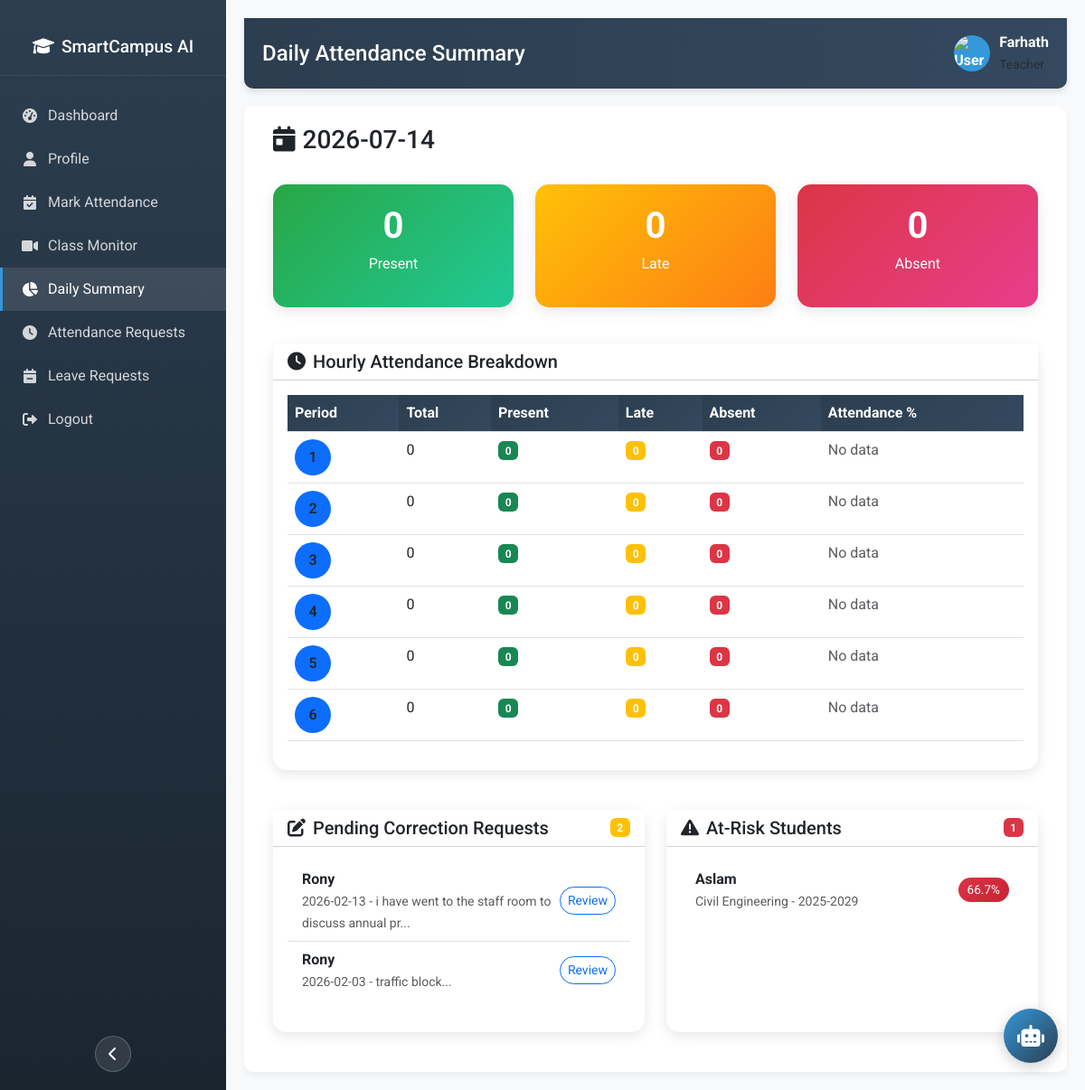
Before: /teacher/daily_summary (signed in) with the older database file.
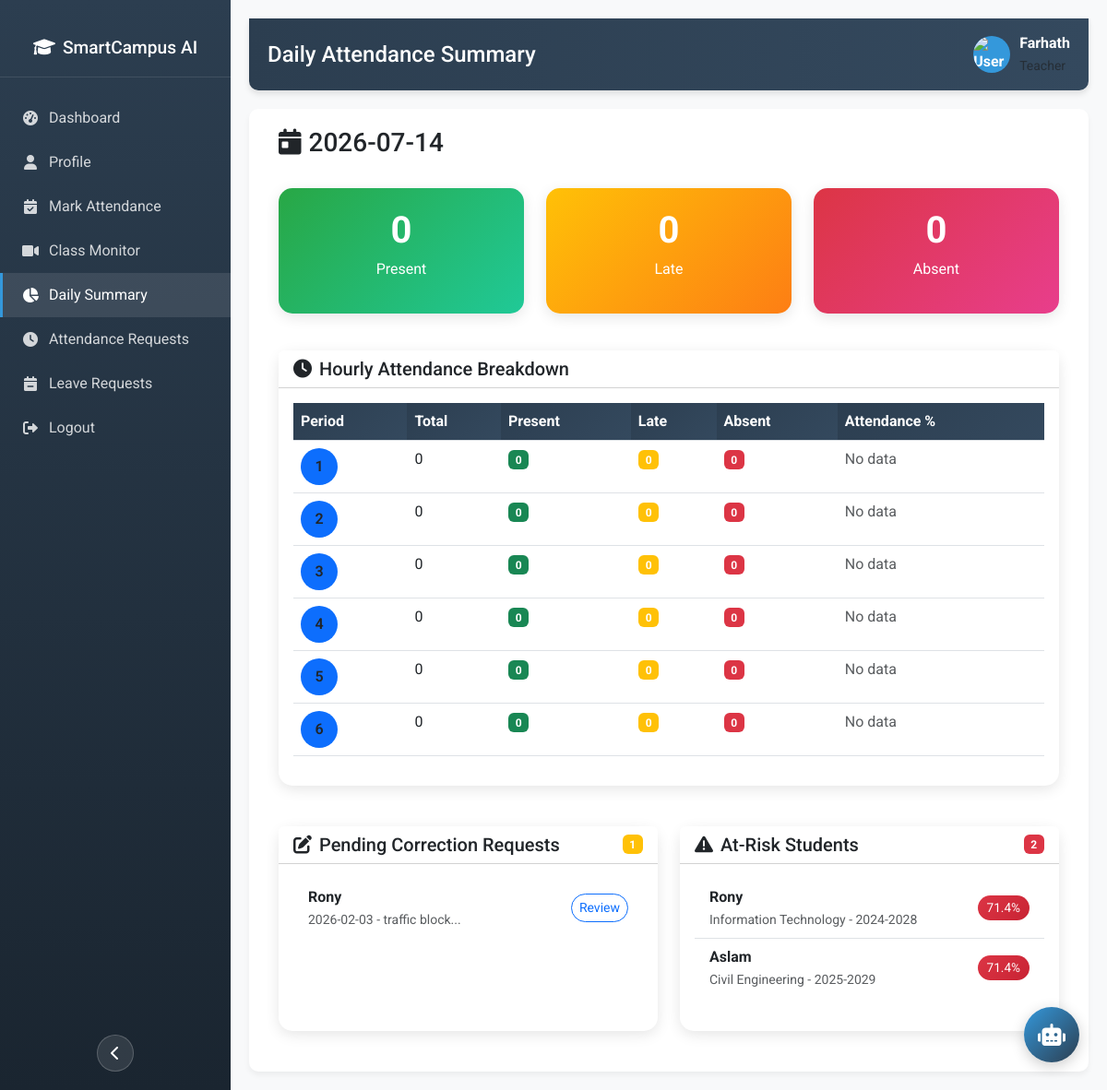
After: the same page with the newer database file.
### tables this page shows
CREATE TABLE attendance_requests (
            id INTEGER PRIMARY KEY AUTOINCREMENT,
            student_id TEXT NOT NULL,
            date TEXT NOT NULL,
            period INTEGER NOT NULL,
            reason TEXT,
            status TEXT DEFAULT 'pending',  -- 'pending', 'approved', 'rejected'
            teacher_comment TEXT, class_hour INTEGER DEFAULT NULL, teacher_remarks TEXT DEFAULT NULL, reviewed_by TEXT DEFAULT NULL, reviewed_at TIMESTAMP DEFAULT NULL,
            FOREIGN KEY (student_id) REFERENCES users (user_id)
        );

CREATE TABLE users (
            id INTEGER PRIMARY KEY AUTOINCREMENT,
            user_id TEXT UNIQUE NOT NULL,
            name TEXT NOT NULL,
            email TEXT,
            password_hash TEXT NOT NULL,
            role TEXT NOT NULL,  -- 'admin', 'teacher', 'student'
            department TEXT,
            batch TEXT,
            semester TEXT,
            is_active BOOLEAN DEFAULT 1
        , phone TEXT, address TEXT, designation TEXT, avatar TEXT DEFAULT NULL, face_image_path TEXT, created_at TEXT, parent_name TEXT, parent_phone TEXT, parent_email TEXT, status TEXT DEFAULT 'approved', class_grade TEXT, id_proof_path TEXT, otp TEXT, temporary_password TEXT);

### app.py (the view)
@app.route('/teacher/daily_summary')
def teacher_daily_summary():
    if 'user_id' not in session or session['role'] != 'teacher':
        return redirect(url_for('login'))
    conn = get_db_connection()
    teacher_id = session['user_id']
    today = datetime.now().strftime('%Y-%m-%d')
    classes_today = conn.execute('''
        SELECT COUNT(DISTINCT period || '-' || student_id) as count
        FROM attendance
        WHERE marked_by = ? AND date = ?
    ''', (teacher_id, today)).fetchone()['count']
    hourly_breakdown = []
    for period in range(1, 7):
        stats = conn.execute('''
            SELECT
                COUNT(*) as total,
                SUM(CASE WHEN status = 'present' THEN 1 ELSE 0 END) as present,
                SUM(CASE WHEN status = 'late' THEN 1 ELSE 0 END) as late,
                SUM(CASE WHEN status = 'excused' THEN 1 ELSE 0 END) as excused,
                SUM(CASE WHEN status = 'absent' THEN 1 ELSE 0 END) as absent
            FROM attendance
            WHERE marked_by = ? AND date = ? AND period = ?
        ''', (teacher_id, today, period)).fetchone()
        hourly_breakdown.append({
            'period': period,
            'total': stats['total'] or 0,
            'present': stats['present'] or 0,
            'late': stats['late'] or 0,
            'excused': stats['excused'] or 0,
            'absent': stats['absent'] or 0
        })
    totals = conn.execute('''
        SELECT
            COUNT(*) as total,
            SUM(CASE WHEN status = 'present' THEN 1 ELSE 0 END) as present,
            SUM(CASE WHEN status = 'late' THEN 1 ELSE 0 END) as late,
            SUM(CASE WHEN status = 'excused' THEN 1 ELSE 0 END) as excused,
            SUM(CASE WHEN status = 'absent' THEN 1 ELSE 0 END) as absent
        FROM attendance
        WHERE marked_by = ? AND date = ?
    ''', (teacher_id, today)).fetchone()
    pending_requests = conn.execute('''
        SELECT ar.*, u.name as student_name
        FROM attendance_requests ar
        JOIN users u ON ar.student_id = u.user_id
        WHERE ar.status = 'pending'
        ORDER BY ar.id DESC
    ''').fetchall()
    at_risk_students = conn.execute('''
        SELECT u.user_id, u.name, u.department, u.batch,
               COUNT(a.id) as total_records,
               SUM(CASE WHEN a.status = 'present' OR a.status = 'late' THEN 1 ELSE 0 END) as attended,
               ROUND(SUM(CASE WHEN a.status = 'present' OR a.status = 'late' THEN 1 ELSE 0 END) * 100.0 / COUNT(a.id), 1) as attendance_rate
        FROM users u
        JOIN attendance a ON u.user_id = a.student_id
        WHERE u.role = 'student'
        GROUP BY u.user_id
        HAVING attendance_rate < 75
        ORDER BY attendance_rate ASC
        LIMIT 10
    ''').fetchall()
    flagged_count = conn.execute('''
        SELECT COUNT(*) as count FROM attendance
        WHERE needs_review = 1 AND marked_by = ?
    ''', (teacher_id,)).fetchone()['count']
    conn.close()
    return render_template('teacher/daily_summary.html',
                         today=today,
                         classes_today=classes_today,
                         hourly_breakdown=hourly_breakdown,
                         totals=totals,
                         pending_requests=pending_requests,
                         at_risk_students=at_risk_students,
                         flagged_count=flagged_count)

### app.py (called while the page is built)
def get_db_connection():
    conn = sqlite3.connect('database/attendance.db')
    conn.row_factory = sqlite3.Row
    return conn

### templates/teacher/daily_summary.html (shortened to what the changed rows need)
{% extends "base_authenticated.html" %}
{% block content %}
<div class="container-fluid">
    <div class="row mb-4">
        <div class="col-12">
            <div class="card summary-card">
                <div class="card-body">
                    <div class="table-responsive">
                        <table class="table table-hover hourly-table">
                            <thead>
                                <tr>
                                    <th>Period</th>
                                    <th>Total</th>
                                    <th>Present</th>
                                    <th>Late</th>
                                    <th>Absent</th>
                                    <th>Attendance %</th>
                                </tr>
                            </thead>
                            <tbody>
                                {% for hour in hourly_breakdown %}
                                <tr>
                                    <td>
                                        <span class="period-badge bg-primary">{{ hour.period }}</span>
                                    </td>
                                    <td>{{ hour.total }}</td>
                                    <td><span class="badge bg-success">{{ hour.present }}</span></td>
                                    <td><span class="badge bg-warning">{{ hour.late }}</span></td>
                                    <td><span class="badge bg-danger">{{ hour.absent }}</span></td>
                                    <td>
                                        {% if hour.total > 0 %}
                                        {% set rate = ((hour.present + hour.late) / hour.total * 100)|round(1) %}
                                        <div class="progress" style="height: 20px;">
                                            <div class="progress-bar {% if rate >= 75 %}bg-success{% elif rate >= 50 %}bg-warning{% else %}bg-danger{% endif %}"
                                                style="width: {{ rate }}%">{{ rate }}%</div>
                                        </div>
                                        {% else %}
                                        <span class="text-muted">No data</span>
                                        {% endif %}
                                    </td>
                                </tr>
                                {% endfor %}
                            </tbody>
                        </table>
                    </div>
                </div>
            </div>
        </div>
    </div>
    <div class="row">
        <div class="col-md-6 mb-4">
            <div class="card summary-card h-100">
                <div class="card-header bg-white d-flex justify-content-between align-items-center">
                    <h5 class="mb-0"><i class="fas fa-edit me-2"></i>Pending Correction Requests</h5>
                    <span class="badge bg-warning">{{ pending_requests|length }}</span>
                </div>
                <div class="card-body">
                    {% if pending_requests %}
                    <div class="list-group list-group-flush">
                        {% for req in pending_requests[:5] %}
                        <div class="list-group-item d-flex justify-content-between align-items-center">
                            <div>
                                <strong>{{ req.student_name }}</strong>
                                <br>
                                <small class="text-muted">{{ req.date }} - {{ req.reason[:50] }}...</small>
                            </div>
                            <a href="{{ url_for('teacher_attendance_requests') }}"
                                class="btn btn-sm btn-outline-primary">Review</a>
                        </div>
                        {% endfor %}
                    </div>
                    {% else %}
                    <p class="text-muted text-center mb-0">No pending requests</p>
                    {% endif %}
                </div>
            </div>
        </div>
        <div class="col-md-6 mb-4">
            <div class="card summary-card h-100">
                <div class="card-header bg-white d-flex justify-content-between align-items-center">
                    <h5 class="mb-0"><i class="fas fa-exclamation-triangle me-2"></i>At-Risk Students</h5>
                    <span class="badge bg-danger">{{ at_risk_students|length }}</span>
                </div>
                <div class="card-body">
                    {% if at_risk_students %}
                    <div class="list-group list-group-flush">
                        {% for student in at_risk_students %}
                        <div class="list-group-item d-flex justify-content-between align-items-center">
                            <div>
                                <strong>{{ student.name }}</strong>
                                <br>
                                <small class="text-muted">{{ student.department }} - {{ student.batch }}</small>
                            </div>
                            <span class="at-risk-badge">{{ student.attendance_rate }}%</span>
                        </div>
                        {% endfor %}
                    </div>
                    {% else %}
                    <p class="text-success text-center mb-0"><i class="fas fa-check-circle me-2"></i>All students above
                        75% attendance</p>
                    {% endif %}
                </div>
            </div>
        </div>
    </div>
</div>
{% endblock %}

Changed rows visible on the page:
no longer on this page (row edited): attendance_requests: student_name "Rony", date "2026-02-13", reason "i have went to the staff room to discuss annual pr"
now on this page (row unchanged): users: name "Rony", department "Information Technology", batch "2024-2028", attendance_rate "71.4"
computed for users "Aslam": attendance_rate "66.7" → "71.4"
Other visible differences:
{{ pending_requests|length }}: "2" → "1"
{{ at_risk_students|length }}: "1" → "2"
